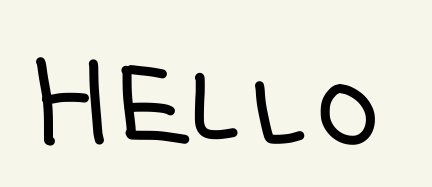
#> input picture src/sample_imgs/goodnotes-cleanbg.jpeg, 432 x 187 px
$ python Denoiser.py --i sample_imgs/goodnotes-cleanbg.jpeg   (older library calls are emulated)
#> lines starting #> are read from the running program, lines starting #| are printed output that depends on the picture; after the words box and inside, x2 and y2 are one past the last pixel; in counts of white or black regions, pixels touching at a corner belong together
import cv2
import numpy as np
import os
import argparse
from scipy.ndimage.filters import maximum_filter
from PIL import Image
import matplotlib.pyplot as plt

def main():
	parser = argparse.ArgumentParser()
	parser.add_argument('--i', help="path to input image")
	parser.add_argument('--t', help="threshold type: global, adaptive, Otsu", default='otsu')
	args = parser.parse_args()

	img = cv2.imread(args.i, cv2.IMREAD_GRAYSCALE)
#> img: shape (187, 432); min 0, max 247, mean 224.6
	if args.t == 'global':
		_, img = cv2.threshold(img, 127, 255, cv2.THRESH_BINARY)

	elif args.t == 'adaptive':
		_, img = cv2.threshold(img, 255, cv2.ADAPTIVE_THRESH_MEAN_C, 11, 2)

	elif args.t == 'otsu':
		_, img = cv2.threshold(img, 0, 255, cv2.THRESH_OTSU)
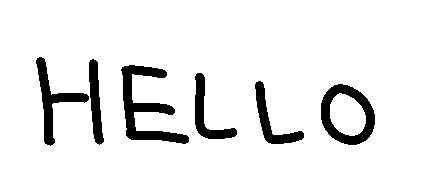
#> img: shape (187, 432); 91.6% white; 6 black regions, box (x1, y1, x2, y2) and area: (121, 65, 189, 144) 1834, (321, 84, 375, 145) 1376, (36, 57, 89, 146) 1129, (195, 73, 237, 139) 837, (255, 81, 304, 144) 828, (89, 59, 104, 145) 754

	elif args.t == 'canny':
		img = cv2.Canny(img, 100, 200)

	print(img)
#> (printed output is left out)
	plt.imshow(img, 'gray')
	plt.show()

def plotHist(path):
	img = cv2.imread(path, cv2.IMREAD_GRAYSCALE)
	plt.hist(img.ravel(), 256, [0, 256])
	plt.show()


def remove_shadow_grayscale(img):

    bg_img = maximum_filter(img, size =(10,10)) # Max Filter

    bg_img = cv2.medianBlur(bg_img, 17) # Median Filter

    diff_img = 255 - cv2.absdiff(img, bg_img) # Extract foreground

    norm_img = np.empty(diff_img.shape)
    norm_img = cv2.normalize(diff_img, dst=norm_img, alpha=0, beta=255, norm_type=cv2.NORM_MINMAX, dtype=cv2.CV_8UC1) # Normalize pixels

    #cv2.imwrite(output_path, norm_img)
    return norm_img


if __name__=="__main__":
	main()
	#plotHist('../new_data/b201.png')

$ run again, on src/sample_imgs/goodnotes-test1.jpeg
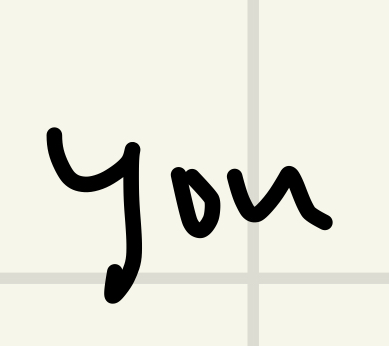
#> input picture src/sample_imgs/goodnotes-test1.jpeg, 389 x 346 px
#> in main, `_, img = cv2.threshold(img, 0, 255, cv2.THRESH_OTSU)`:
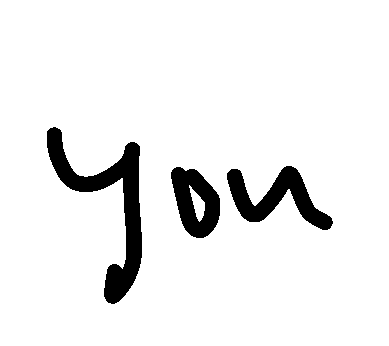
#> img: shape (346, 389); 92.9% white; 3 black regions, box (x1, y1, x2, y2) and area: (47, 127, 142, 304) 4646, (227, 166, 333, 230) 2708, (171, 167, 220, 238) 2170
#> (printed output is left out)

$ run again, on src/sample_imgs/goodnotes-test2.jpeg
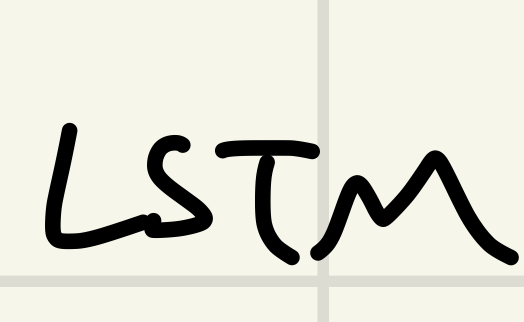
#> input picture src/sample_imgs/goodnotes-test2.jpeg, 524 x 322 px
#> in main, `_, img = cv2.threshold(img, 0, 255, cv2.THRESH_OTSU)`:
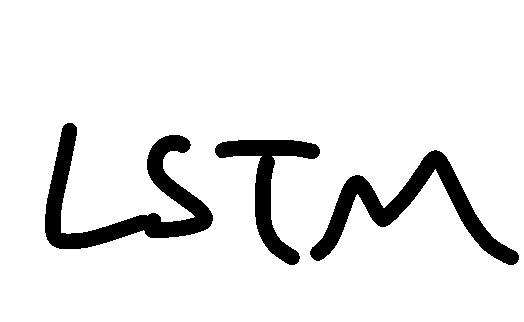
#> img: shape (322, 524); 91% white; 3 black regions, box (x1, y1, x2, y2) and area: (45, 123, 213, 249) 6296, (310, 150, 519, 265) 5439, (215, 140, 320, 265) 3471
#> (printed output is left out)

$ run again, on src/sample_imgs/goodnotes-test3.jpeg
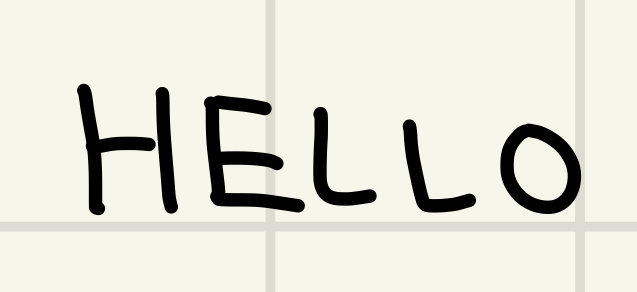
#> input picture src/sample_imgs/goodnotes-test3.jpeg, 637 x 292 px
#> in main, `_, img = cv2.threshold(img, 0, 255, cv2.THRESH_OTSU)`:
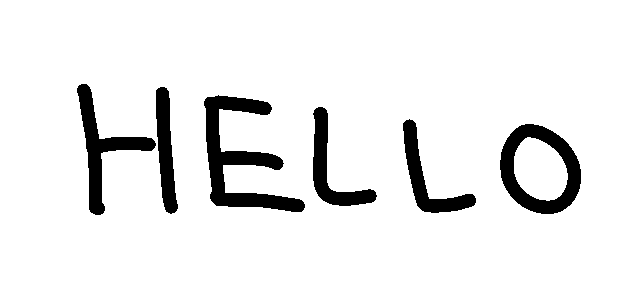
#> img: shape (292, 637); 92% white; 6 black regions, box (x1, y1, x2, y2) and area: (204, 95, 305, 212) 4064, (500, 124, 581, 214) 3035, (77, 84, 156, 215) 2473, (313, 107, 377, 206) 1869, (403, 119, 476, 213) 1825, (156, 87, 178, 214) 1673
#> (printed output is left out)
